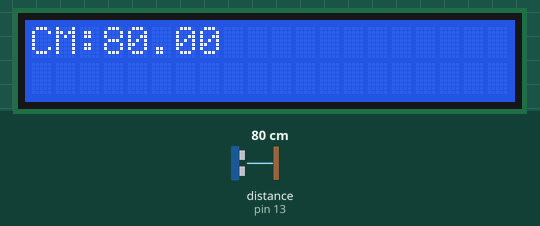
Recording of a sketch running on a simulated Arduino Uno, built with avr-gcc and run on an emulated ATmega328P. Shown: 20×2 character LCD. The test bench sets the inputs (shaded band); at power-on: distance to the obstacle (sensor on pin 13) 80 cm. The echo pulse lasts 58.3 µs per cm; what the sketch prints to the serial monitor is not drawn.

Above: at 1.2 s.
1.3 s: distance to the obstacle (sensor on pin 13) set to 2 cm
At 2.8 s:
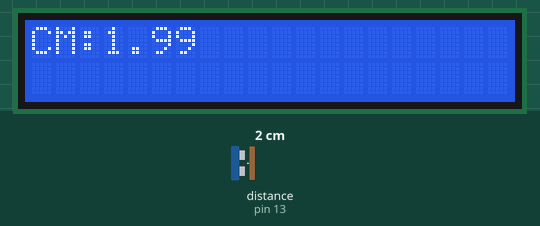
5.4 s: distance to the obstacle (sensor on pin 13) set to 4 cm
At 6.9 s:
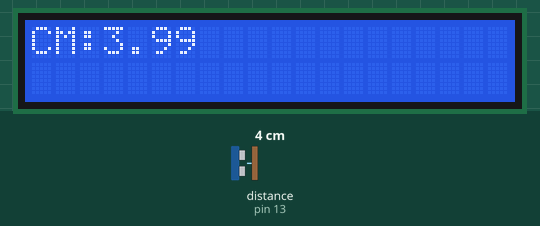
8.6 s: distance to the obstacle (sensor on pin 13) set to 9 cm
At 9.9 s:
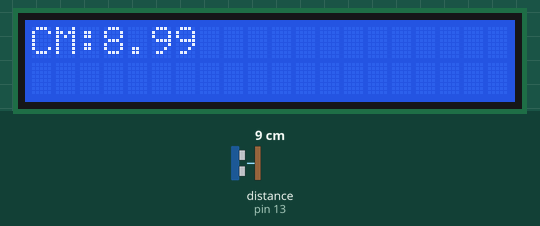
Timing chart, 0 to 11.6 s (numbered marks = the images above; inputs shaded):
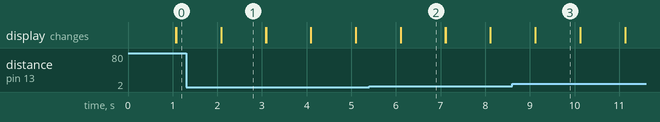

Measured:
- after the input at 1.3 s, the display: first differs from a run without the input after 0.79 s (image 1)
- after the input at 5.4 s, the display: first differs from a run without the input after 0.71 s (image 2)
- after the input at 8.6 s, the display: first differs from a run without the input after 0.52 s (image 3)
- what the display in image 1 shows lasts 1.0 s, from 2.1 s to 3.1 s

The sketch:

lab901.ino
```cpp
#include <Ultrasonic.h>
#include <LiquidCrystal.h> // include the library code
LiquidCrystal lcd(11,10,9, 7, 6,5 ); // initialize interface pins
#define TRIGGER_PIN 12
#define ECHO_PIN 13
Ultrasonic ultrasonic(TRIGGER_PIN, ECHO_PIN);
void setup() {
   lcd.begin(20, 2); // set up the LCD's number of columns and rows:
Serial.begin(9600);
}
void loop(){
float cmMsec, inMsec;
long microsec = ultrasonic.timing();
cmMsec = ultrasonic.convert(microsec, Ultrasonic::CM); // 計算距離，單位: 公分
inMsec = ultrasonic.convert(microsec, Ultrasonic::IN); // 計算距離，單位: 英吋
Serial.print("MS: "); Serial.print(microsec);
Serial.print(", CM: "); Serial.print(cmMsec);
Serial.print(", IN: "); Serial.println(inMsec);
lcd.print("CM:");
lcd.print(ultrasonic.convert(microsec, Ultrasonic::CM));
delay(1000);
lcd.clear();
}
```
